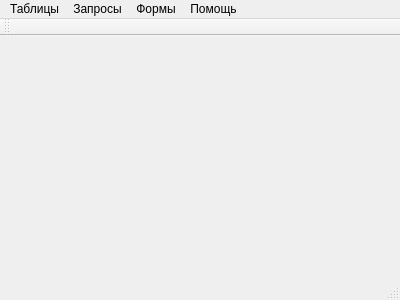
<?xml version="1.0" encoding="UTF-8"?>
<ui version="4.0">
 <class>MainWindow</class>
 <widget class="QMainWindow" name="MainWindow">
  <property name="geometry">
   <rect>
    <x>0</x>
    <y>0</y>
    <width>400</width>
    <height>300</height>
   </rect>
  </property>
  <property name="windowTitle">
   <string>MainWindow</string>
  </property>
  <widget class="QWidget" name="centralWidget"/>
  <widget class="QMenuBar" name="menuBar">
   <property name="geometry">
    <rect>
     <x>0</x>
     <y>0</y>
     <width>400</width>
     <height>22</height>
    </rect>
   </property>
   <widget class="QMenu" name="menu">
    <property name="title">
     <string>Таблицы</string>
    </property>
    <addaction name="medicTable"/>
    <addaction name="patientTable"/>
    <addaction name="diseaseHistoryTable"/>
    <addaction name="OperationTable"/>
    <addaction name="VisitTable"/>
    <addaction name="separator"/>
    <addaction name="diseaseTypeTable"/>
    <addaction name="medicProfessionTable"/>
    <addaction name="operationTypeTable"/>
   </widget>
   <widget class="QMenu" name="menu_2">
    <property name="title">
     <string>Запросы</string>
    </property>
    <addaction name="query1"/>
    <addaction name="watchPatientDiseaseHistory"/>
    <addaction name="query3"/>
    <addaction name="MedicCard"/>
    <addaction name="query5"/>
    <addaction name="query6"/>
    <addaction name="query7"/>
    <addaction name="query8"/>
    <addaction name="query9"/>
   </widget>
   <widget class="QMenu" name="menu_3">
    <property name="title">
     <string>Формы</string>
    </property>
    <addaction name="addPatientForm"/>
    <addaction name="addPatientToVisit"/>
    <addaction name="addDiseaseHistoryForm"/>
    <addaction name="writePatientOnOperationForm"/>
   </widget>
   <widget class="QMenu" name="menu_4">
    <property name="title">
     <string>Помощь</string>
    </property>
    <addaction name="AboutProgram"/>
   </widget>
   <addaction name="menu"/>
   <addaction name="menu_2"/>
   <addaction name="menu_3"/>
   <addaction name="menu_4"/>
  </widget>
  <widget class="QToolBar" name="mainToolBar">
   <attribute name="toolBarArea">
    <enum>TopToolBarArea</enum>
   </attribute>
   <attribute name="toolBarBreak">
    <bool>false</bool>
   </attribute>
  </widget>
  <widget class="QStatusBar" name="statusBar"/>
  <action name="medicTable">
   <property name="text">
    <string>Врач</string>
   </property>
   <property name="toolTip">
    <string>Список врачей</string>
   </property>
  </action>
  <action name="patientTable">
   <property name="text">
    <string>Пациент</string>
   </property>
  </action>
  <action name="diseaseHistoryTable">
   <property name="text">
    <string>История болезни</string>
   </property>
  </action>
  <action name="diseaseTypeTable">
   <property name="text">
    <string>Тип заболевания</string>
   </property>
  </action>
  <action name="medicProfessionTable">
   <property name="text">
    <string>Специальности врачей</string>
   </property>
  </action>
  <action name="operationTypeTable">
   <property name="text">
    <string>Тип операции</string>
   </property>
  </action>
  <action name="query1">
   <property name="text">
    <string>Занятость врача</string>
   </property>
  </action>
  <action name="watchPatientDiseaseHistory">
   <property name="text">
    <string>История болезней бациента</string>
   </property>
  </action>
  <action name="query3">
   <property name="text">
    <string>Операции в этом месяце</string>
   </property>
  </action>
  <action name="MedicCard">
   <property name="text">
    <string>Карточка врача</string>
   </property>
  </action>
  <action name="query5">
   <property name="text">
    <string>Просмотр всех операций</string>
   </property>
  </action>
  <action name="query6">
   <property name="text">
    <string>Запрос №6</string>
   </property>
  </action>
  <action name="query7">
   <property name="text">
    <string>Запрос №7</string>
   </property>
  </action>
  <action name="query8">
   <property name="text">
    <string>Запрос №8</string>
   </property>
  </action>
  <action name="query9">
   <property name="text">
    <string>Запрос №9</string>
   </property>
  </action>
  <action name="addDiseaseHistoryForm">
   <property name="text">
    <string>Добавление записи в историю болезней</string>
   </property>
  </action>
  <action name="writePatientOnOperationForm">
   <property name="text">
    <string>Запись пациента на операцию</string>
   </property>
  </action>
  <action name="watchPatientDiseaseHistoryForm">
   <property name="text">
    <string>Просмотр истории болезней пациента</string>
   </property>
  </action>
  <action name="addPatientForm">
   <property name="text">
    <string>Добавить пациента</string>
   </property>
  </action>
  <action name="OperationTable">
   <property name="text">
    <string>Операции</string>
   </property>
  </action>
  <action name="AboutProgram">
   <property name="text">
    <string>О программе</string>
   </property>
  </action>
  <action name="VisitTable">
   <property name="text">
    <string>Посещения</string>
   </property>
  </action>
  <action name="addPatientToVisit">
   <property name="text">
    <string>Записать пациента на приём</string>
   </property>
  </action>
 </widget>
 <layoutdefault spacing="6" margin="11"/>
 <resources/>
 <connections/>
</ui>
